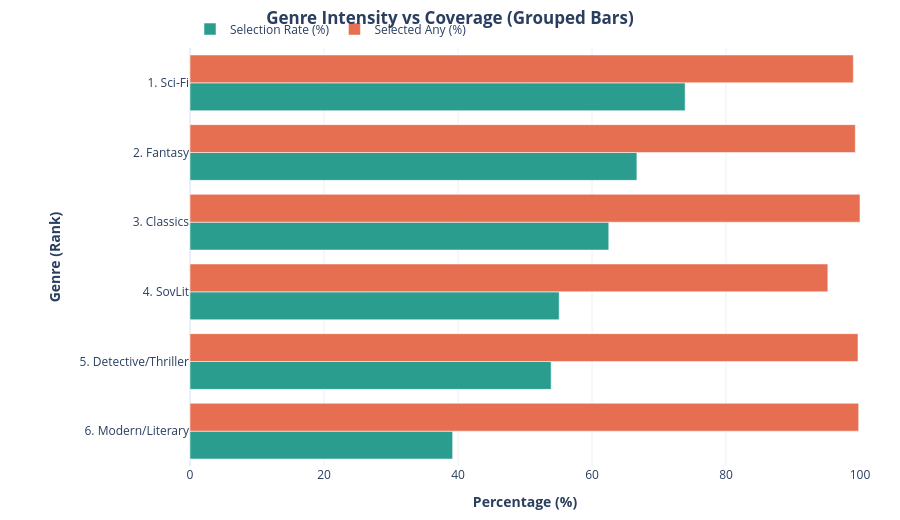

Notebook cell for this chart:
### Code cell
# Genre selection ranking (grouped horizontal bars for 2 metrics)
import plotly.graph_objects as go

plot_df = genre_selection_rates.copy()
plot_df = plot_df.dropna(subset=["selection_rate_pct", "selected_any_pct", "n_items", "genre", "rank"])
plot_df["rank"] = plot_df["rank"].astype(int)
plot_df["n_items"] = plot_df["n_items"].astype(int)
plot_df = plot_df.sort_values("selection_rate_pct", ascending=False).reset_index(drop=True)
plot_df["genre_label"] = plot_df["rank"].astype(str) + ". " + plot_df["genre"].astype(str)

common_customdata = plot_df[["genre", "n_items", "selection_rate_pct", "selected_any_pct"]].to_numpy()

fig_genre_grouped = go.Figure()

fig_genre_grouped.add_trace(
    go.Bar(
        x=plot_df["selection_rate_pct"],
        y=plot_df["genre_label"],
        orientation="h",
        name="Selection Rate (%)",
        marker=dict(color="#2a9d8f"),
        customdata=common_customdata,
        hovertemplate=(
            "<b>Genre:</b> %{customdata[0]}<br>"
            "<b>n items:</b> %{customdata[1]:.0f}<br>"
            "<b>Selection Rate:</b> %{customdata[2]:.1f}%<br>"
            "<b>Selected Any:</b> %{customdata[3]:.1f}%"
            "<extra></extra>"
        ),
    )
)

fig_genre_grouped.add_trace(
    go.Bar(
        x=plot_df["selected_any_pct"],
        y=plot_df["genre_label"],
        orientation="h",
        name="Selected Any (%)",
        marker=dict(color="#e76f51"),
        customdata=common_customdata,
        hovertemplate=(
            "<b>Genre:</b> %{customdata[0]}<br>"
            "<b>n items:</b> %{customdata[1]:.0f}<br>"
            "<b>Selection Rate:</b> %{customdata[2]:.1f}%<br>"
            "<b>Selected Any:</b> %{customdata[3]:.1f}%"
            "<extra></extra>"
        ),
    )
)

fig_genre_grouped.update_layout(
    title=dict(text="<b>Genre Intensity vs Coverage (Grouped Bars)</b>", x=0.5),
    template="plotly_white",
    barmode="group",
    height=520,
    margin=dict(t=48, r=40, b=40, l=190),
    legend=dict(x=0.0, y=1.08, orientation="h"),
)
fig_genre_grouped.update_xaxes(range=[0, 100], title=dict(text="<b>Percentage (%)</b>"))
fig_genre_grouped.update_yaxes(
    title=dict(text="<b>Genre (Rank)</b>"),
    categoryorder="array",
    categoryarray=plot_df["genre_label"].tolist()[::-1],
)

fig_genre_grouped.show()

### Figure 1 — Plotly figure (JSON) as saved in the notebook; plotly's stock layout.template omitted (floating-point values rounded to 4 significant figures)
{"data": [{"customdata": [["Sci-Fi", 5, 73.9, 99], ["Fantasy", 7, 66.7, 99.3], ["Classics", 30, 62.5, 100], ["SovLit", 14, 55.1, 95.2], ["Detective/Thriller", 10, 53.9, 99.7], ["Modern/Literary", 32, 39.2, 99.8]], "hovertemplate": "<b>Genre:</b> %{customdata[0]}<br><b>n items:</b> %{customdata[1]:.0f}<br><b>Selection Rate:</b> %{customdata[2]:.1f}%<br><b>Selected Any:</b> %{customdata[3]:.1f}%<extra></extra>", "marker": {"color": "#2a9d8f"}, "name": "Selection Rate (%)", "orientation": "h", "type": "bar", "x": [73.9, 66.7, 62.5, 55.1, 53.9, 39.2], "y": ["1. Sci-Fi", "2. Fantasy", "3. Classics", "4. SovLit", "5. Detective/Thriller", "6. Modern/Literary"]}, {"customdata": [["Sci-Fi", 5, 73.9, 99], ["Fantasy", 7, 66.7, 99.3], ["Classics", 30, 62.5, 100], ["SovLit", 14, 55.1, 95.2], ["Detective/Thriller", 10, 53.9, 99.7], ["Modern/Literary", 32, 39.2, 99.8]], "hovertemplate": "<b>Genre:</b> %{customdata[0]}<br><b>n items:</b> %{customdata[1]:.0f}<br><b>Selection Rate:</b> %{customdata[2]:.1f}%<br><b>Selected Any:</b> %{customdata[3]:.1f}%<extra></extra>", "marker": {"color": "#e76f51"}, "name": "Selected Any (%)", "orientation": "h", "type": "bar", "x": [99.0, 99.3, 100.0, 95.2, 99.7, 99.8], "y": ["1. Sci-Fi", "2. Fantasy", "3. Classics", "4. SovLit", "5. Detective/Thriller", "6. Modern/Literary"]}], "layout": {"barmode": "group", "height": 520, "legend": {"orientation": "h", "x": 0, "y": 1.08}, "margin": {"b": 40, "l": 190, "r": 40, "t": 48}, "title": {"text": "<b>Genre Intensity vs Coverage (Grouped Bars)</b>", "x": 0.5}, "xaxis": {"range": [0, 100], "title": {"text": "<b>Percentage (%)</b>"}}, "yaxis": {"categoryarray": ["6. Modern/Literary", "5. Detective/Thriller", "4. SovLit", "3. Classics", "2. Fantasy", "1. Sci-Fi"], "categoryorder": "array", "title": {"text": "<b>Genre (Rank)</b>"}}}}
